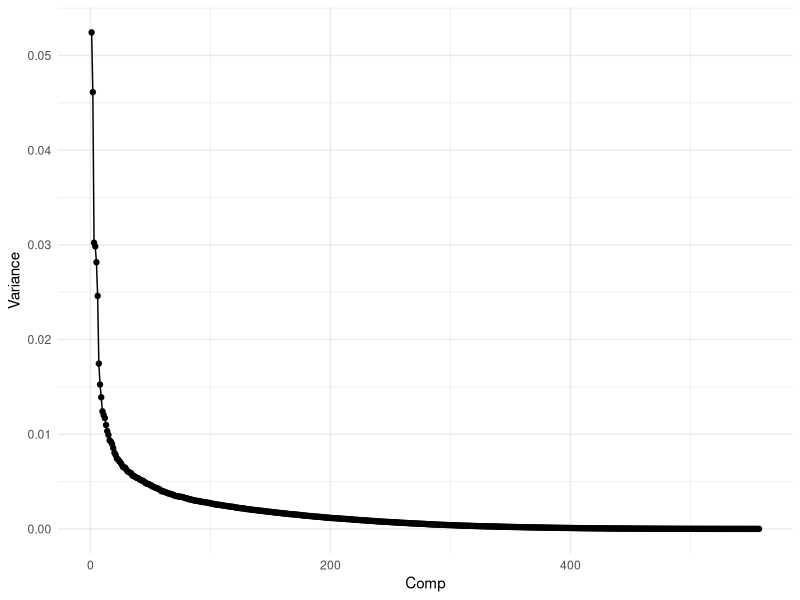
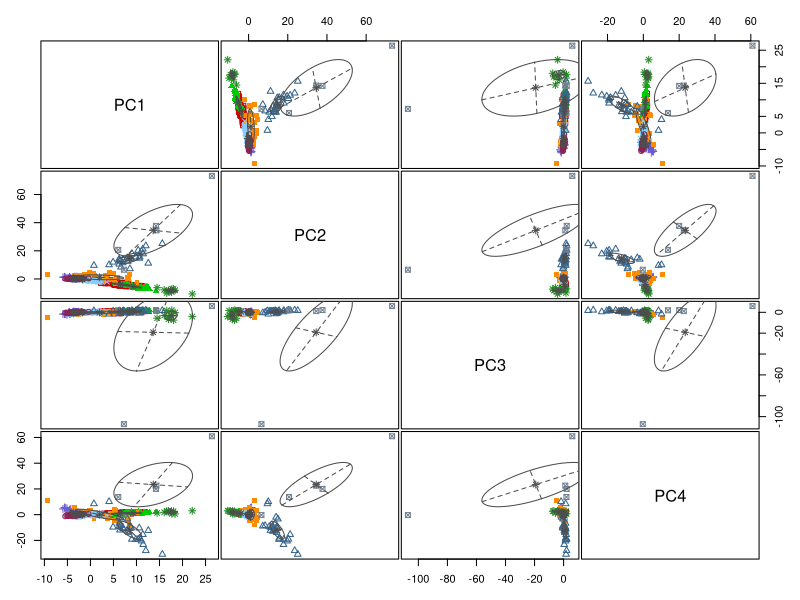
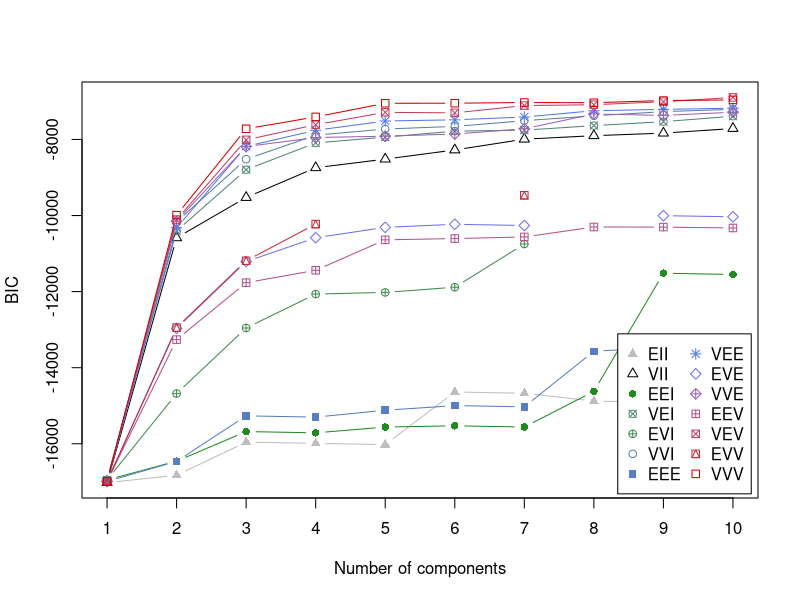
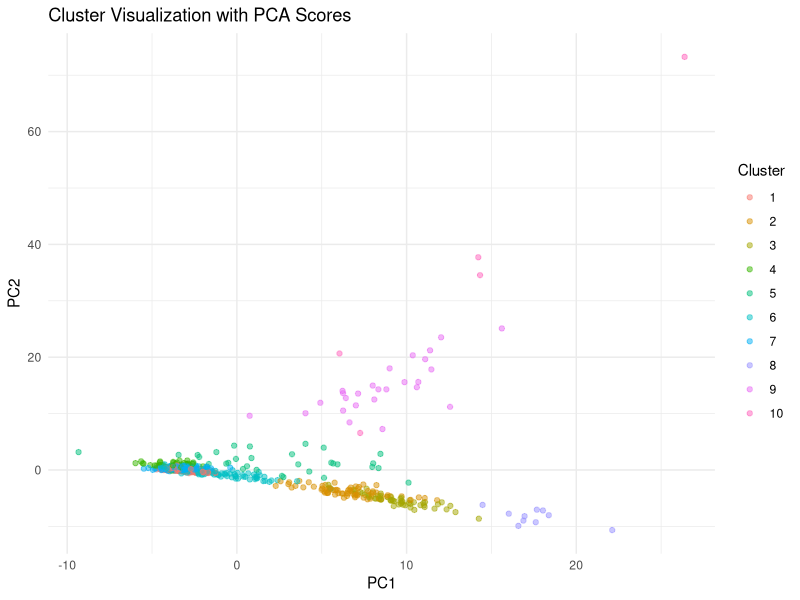

Source code (R) for these figures, in order:
## ---- chunk 1
# Load necessary libraries
library(stats)  # For PCA
library(ggplot2)  # For plotting
library(mclust)  # For Gaussian Mixture Model

# Load the data
data <- read.csv("ss.csv")

# Apply PCA
pca_results <- prcomp(data, scale. = TRUE)

# Plot the scree plot to determine the number of components to retain
scree_plot <- data.frame(Comp = 1:length(pca_results$sdev), Variance = pca_results$sdev^2 / sum(pca_results$sdev^2))
ggplot(scree_plot, aes(x = Comp, y = Variance)) +
  geom_line() +
  geom_point() +
  theme_minimal()

# Assuming you choose k principal components based on the plot
k <- 4  # Adjust based on your scree plot analysis
pca_scores <- pca_results$x[, 1:k]

# Fit a Gaussian Mixture Model
gmm_results <- Mclust(pca_scores, G = 1:10)  # Test several numbers of clusters
summary(gmm_results)
plot(gmm_results, what = "classification")

# Analyze the clusters
# Identify which genes are important for each cluster by examining means or other statistics within each cluster
# Adjust according to specific needs of your analysis


## ---- chunk 2
# Assuming 'gmm_results' is your fitted GMM model from the previous step
# Select the best model based on BIC
summary(gmm_results)
plot(gmm_results, what = "BIC")

# Best model based on BIC
best_model <- gmm_results$parameters$mean

# Classification of data into clusters
clusters <- gmm_results$classification
cluster_table <- table(clusters)
print(cluster_table)

# Visualize the clusters (using first two principal components for simplicity)
library(ggplot2)
cluster_df <- data.frame(PC1 = pca_scores[,1], PC2 = pca_scores[,2], Cluster = as.factor(clusters))
ggplot(cluster_df, aes(x = PC1, y = PC2, color = Cluster)) +
  geom_point(alpha = 0.5) +
  theme_minimal() +
  labs(title = "Cluster Visualization with PCA Scores", x = "PC1", y = "PC2")

# Examine the cluster means to interpret the clusters
cluster_means <- aggregate(pca_scores, by = list(clusters), FUN = mean)
colnames(cluster_means)[1] <- "Cluster"
print(cluster_means)

# Detailed examination of gene expressions for each cluster
# Assuming 'data' is the original gene expression data
for (i in unique(clusters)) {
  cat("Cluster", i, "mean expression:\n")
  cluster_data <- data[clusters == i, ]
  print(colMeans(cluster_data, na.rm = TRUE))
  cat("\n")
}

# Optional: Save the cluster assignments
# write.csv(cluster_df, "cluster_assignments.csv", row.names = FALSE)
